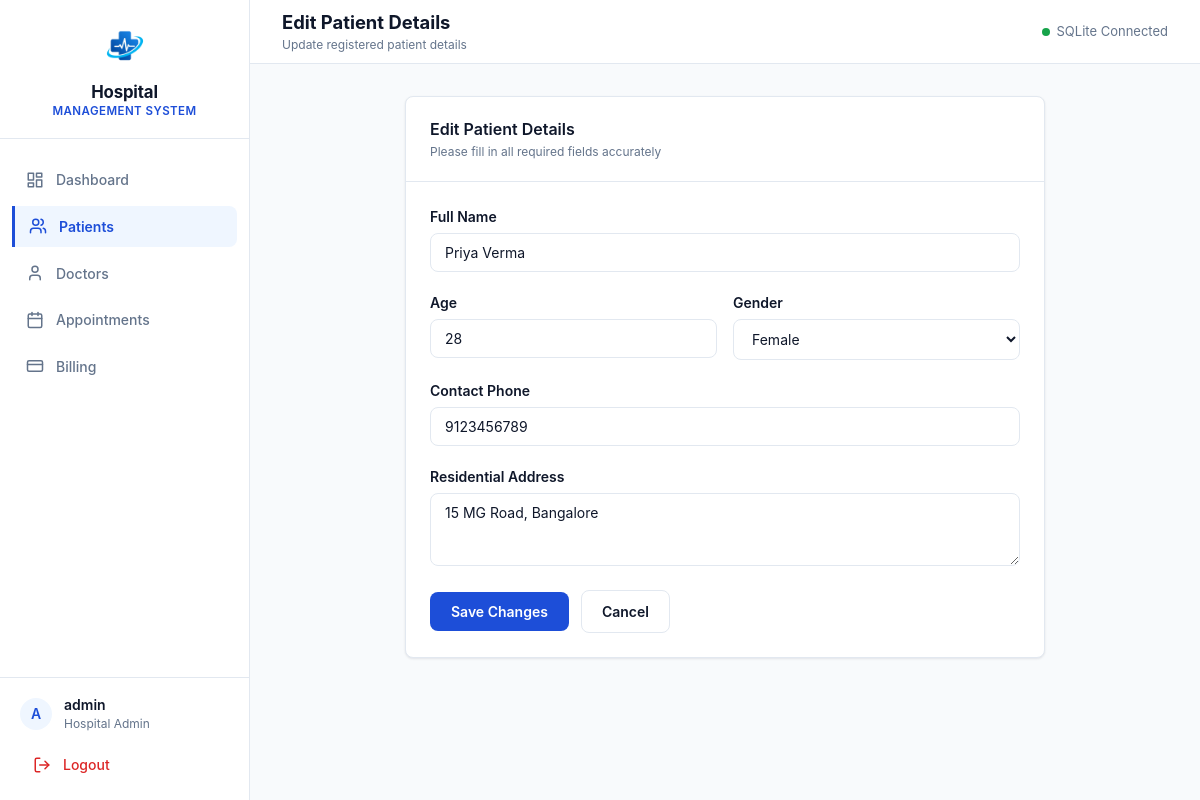
Screenshot of /patients/2/edit (signed in) with the database file from the repository.
### tables this page shows
CREATE TABLE patients (
            patient_id INTEGER PRIMARY KEY AUTOINCREMENT,
            name TEXT NOT NULL,
            age INTEGER NOT NULL,
            gender TEXT NOT NULL,
            phone TEXT NOT NULL,
            address TEXT NOT NULL
        );

### app.py (the view, shortened to what this page needs)
@app.route("/patients/<int:patient_id>/edit", methods=["GET", "POST"])
@login_required
def edit_patient(patient_id):
    database = get_database_connection()
    patient_record = database.execute(
        """
        SELECT patient_id, name, age, gender, phone, address
        FROM patients
        WHERE patient_id = ?
        """,
        (patient_id,),
    ).fetchone()
    if patient_record is None:
        flash("Patient record not found.", "error")
        return redirect(url_for("patients"))
    return render_template(
        "patient_form.html",
        form_title="Edit Patient Details",
        form_subtitle="Update registered patient details",
        form_action=url_for("edit_patient", patient_id=patient_id),
        submit_button_text="Save Changes",
        form_data=dict(patient_record),
    )

### app.py (called while the page is built)
def get_database_connection():
    if "database" not in g:
        g.database = sqlite3.connect(DATABASE_PATH)
        g.database.row_factory = sqlite3.Row
        g.database.execute("PRAGMA foreign_keys = ON")
    return g.database

@app.teardown_appcontext
def close_database_connection(exception=None):
    database = g.pop("database", None)
    if database is not None:
        database.close()

def login_required(view_function):
    @wraps(view_function)
    def decorated_function(*args, **kwargs):
        if "user" not in session:
            return redirect(url_for("login"))
        return view_function(*args, **kwargs)
    return decorated_function

### templates/patient_form.html (shortened to what this page needs)
{% extends "base.html" %}
{% block header_title %}{{ form_title }}{% endblock %}
{% block header_subtitle %}{{ form_subtitle }}{% endblock %}
{% block content %}
<div class="form-card-container">
  <div class="content-card">
    <div class="content-card-header">
      <div class="card-title-group">
        <h2 class="card-title">{{ form_title }}</h2>
        <p class="card-description">Please fill in all required fields accurately</p>
      </div>
    </div>
    <div class="content-card-body">
      <form action="{{ form_action }}" method="POST">
        <div class="form-group">
          <label for="name" class="form-label">Full Name</label>
          <input
            type="text"
            id="name"
            name="name"
            class="form-control"
            placeholder="Enter patient full name"
            value="{{ form_data.name if form_data else '' }}"
            required
            autocomplete="name"
          >
        </div>
        <div class="form-grid-2">
          <div class="form-group">
            <label for="age" class="form-label">Age</label>
            <input
              type="number"
              id="age"
              name="age"
              class="form-control"
              placeholder="e.g. 28"
              value="{{ form_data.age if form_data else '' }}"
              min="1"
              max="150"
              required
            >
          </div>
          <div class="form-group">
            <label for="gender" class="form-label">Gender</label>
            <select id="gender" name="gender" class="form-control" required>
              <option value="Female" {% if form_data and form_data.gender == 'Female' %}selected{% endif %}>Female</option>
            </select>
          </div>
        </div>
        <div class="form-group">
          <label for="phone" class="form-label">Contact Phone</label>
          <input
            type="tel"
            id="phone"
            name="phone"
            class="form-control"
            placeholder="e.g. 9876543210"
            value="{{ form_data.phone if form_data else '' }}"
            required
            autocomplete="tel"
          >
        </div>
        <div class="form-group">
          <label for="address" class="form-label">Residential Address</label>
          <textarea
            id="address"
            name="address"
            rows="3"
            class="form-control"
            placeholder="Enter complete residential address"
            required
          >{{ form_data.address if form_data else '' }}</textarea>
        </div>
        <div class="form-actions">
          <button type="submit" class="btn btn-primary">{{ submit_button_text }}</button>
          <a href="{{ url_for('patients') }}" class="btn btn-outline">Cancel</a>
        </div>
      </form>
    </div>
  </div>
</div>
{% endblock %}

### static/css/style.css (style rules this page uses)
:root { --primary: #1d4ed8; --primary-hover: #1e40af; --primary-light: #eff6ff; --primary-border: #bfdbfe; --text-main: #0f172a; --text-muted: #64748b; --text-subtle: #94a3b8; --bg-body: #f8fafc; --bg-surface: #ffffff; --border-color: #e2e8f0; --color-success: #16a34a; --color-success-bg: #f0fdf4; --color-success-border: #bbf7d0; --color-warning: #d97706; --color-warning-bg: #fffbeb; --color-warning-border: #fde68a; --color-danger: #dc2626; --color-danger-bg: #fef2f2; --color-danger-border: #fecaca; --color-info: #0284c7; --color-info-bg: #f0f9ff; --color-info-border: #bae6fd; --radius-sm: 4px; --radius-md: 8px; --radius-lg: 12px; --shadow-sm: 0 1px 3px 0 rgba(15, 23, 42, 0.06), 0 1px 2px 0 rgba(15, 23, 42, 0.04); --shadow-md: 0 4px 6px -1px rgba(15, 23, 42, 0.08), 0 2px 4px -2px rgba(15, 23, 42, 0.05); --font-sans: -apple-system, BlinkMacSystemFont, "Segoe UI", Roboto, "Helvetica Neue", Arial, sans-serif; }
*, *::before, *::after { box-sizing: border-box; }
html, body { margin: 0; padding: 0; font-family: var(--font-sans); background-color: var(--bg-body); color: var(--text-main); line-height: 1.5; -webkit-font-smoothing: antialiased; }
a { color: var(--primary); text-decoration: none; }
.content-card { background-color: var(--bg-surface); border: 1px solid var(--border-color); border-radius: var(--radius-md); box-shadow: var(--shadow-sm); margin-bottom: 2rem; overflow: hidden; }
.content-card-header { padding: 1.25rem 1.5rem; border-bottom: 1px solid var(--border-color); display: flex; align-items: center; justify-content: space-between; }
.card-title-group { display: flex; flex-direction: column; }
.card-title { font-size: 1rem; font-weight: 600; color: var(--text-main); margin: 0; }
.card-description { font-size: 0.75rem; color: var(--text-muted); margin: 0.125rem 0 0 0; }
.content-card-body { padding: 1.5rem; }
.form-group { margin-bottom: 1.25rem; display: flex; flex-direction: column; gap: 0.375rem; }
.form-label { font-size: 0.875rem; font-weight: 600; color: var(--text-main); }
.form-control { width: 100%; padding: 0.625rem 0.875rem; border: 1px solid var(--border-color); border-radius: var(--radius-md); font-size: 0.875rem; font-family: inherit; color: var(--text-main); background-color: var(--bg-surface); transition: border-color 0.15s ease, box-shadow 0.15s ease; }
.btn { display: inline-flex; align-items: center; justify-content: center; gap: 0.5rem; padding: 0.625rem 1.25rem; border-radius: var(--radius-md); font-size: 0.875rem; font-weight: 600; font-family: inherit; cursor: pointer; border: 1px solid transparent; transition: all 0.15s ease-in-out; text-decoration: none; }
.btn-primary { background-color: var(--primary); color: #ffffff; }
.btn-outline { background-color: transparent; border-color: var(--border-color); color: var(--text-main); }
.form-card-container { max-width: 640px; margin: 0 auto; }
.form-grid-2 { display: grid; grid-template-columns: 1fr 1fr; gap: 1rem; }
.form-actions { display: flex; align-items: center; gap: 0.75rem; margin-top: 1.5rem; }

### rows the page displays
patients: name "Priya Verma", age "28", gender "Female", phone "9123456789", address "15 MG Road, Bangalore"

### other values shown
{{ session.get('user', 'Administrator') }} "admin"
{{ submit_button_text }} "Save Changes"
